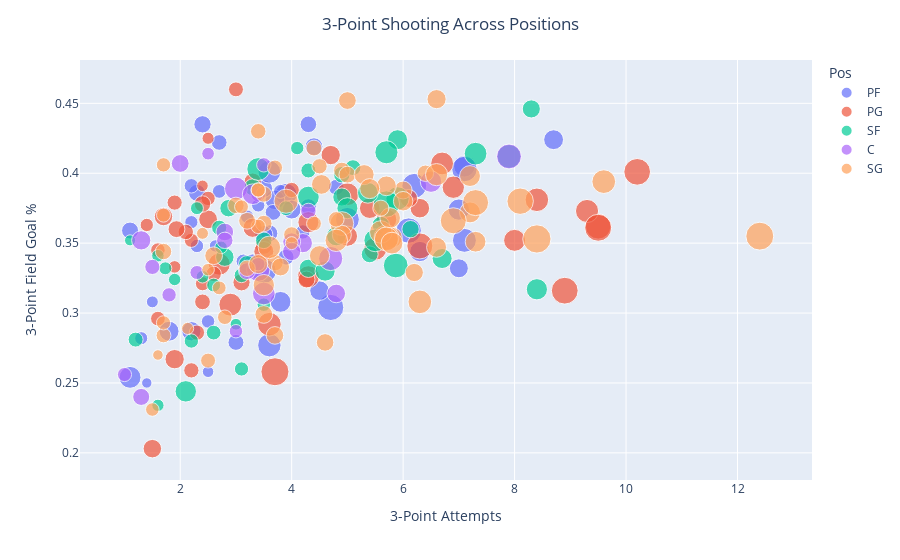

Notebook source saved alongside this figure:
### Code cell
plt.figure()

fig = px.scatter(df_3P_shooters, x = '3PA', y = '3P%', hover_data = [df_3P_shooters.index], size = 'FGA', color = 'Pos')

fig.update_layout(title_text = "3-Point Shooting Across Positions", title_x = 0.5, xaxis_title = '3-Point Attempts', yaxis_title = '3-Point Field Goal %')

fig.show();

### Figure 1 — Plotly figure (JSON) as saved in the notebook; plotly's stock layout.template omitted (floating-point values rounded to 4 significant figures)
{"data": [{"customdata": [["Aaron Gordon"], ["Anthony Davis"], ["Brandon Clarke"], ["Brandon Ingram"], ["Cameron Johnson"], ["Carmelo Anthony"], ["Christian Wood"], ["Danilo Gallinari"], ["Dario Šarić"], ["Darius Bazley"], ["Domantas Sabonis"], ["Dorian Finney-Smith"], ["Doug McDermott"], ["Draymond Green"], ["Dāvis Bertāns"], ["Eric Paschall"], ["Ersan İlyasova"], ["Giannis Antetokounmpo"], ["Grant Williams"], ["Harrison Barnes"], ["JaMychal Green"], ["Jayson Tatum"], ["Jeff Green"], ["Jerami Grant"], ["John Collins"], ["Juan Hernangómez"], ["Julius Randle"], ["Justin Jackson"], ["Kenrich Williams"], ["Kevin Love"], ["Kristaps Porziņģis"], ["Kyle Anderson"], ["Kyle Kuzma"], ["Lauri Markkanen"], ["Mario Hezonja"], ["Markieff Morris"], ["Marvin Williams"], ["Michael Porter Jr."], ["Mike Scott"], ["Nemanja Bjelica"], ["Omari Spellman"], ["P.J. Tucker"], ["P.J. Washington"], ["Pascal Siakam"], ["Paul Millsap"], ["Robert Covington"], ["Royce O'Neale"], ["Rudy Gay"], ["Rui Hachimura"], ["Thaddeus Young"], ["Tobias Harris"], ["Trey Lyles"]], "hovertemplate": "Pos=PF<br>3PA=%{x}<br>3P%=%{y}<br>FGA=%{marker.size}<br>Player=%{customdata[0]}<extra></extra>", "legendgroup": "PF", "marker": {"color": "#636efa", "size": [12.4, 17.7, 8.3, 17.7, 7.1, 13.5, 8.2, 13.2, 8.2, 5.2, 13.7, 7.4, 7.9, 7.3, 11.3, 10.7, 5, 19.7, 3.1, 11, 5.6, 18.6, 7.333, 8.9, 14.8, 6.033, 15.7, 5.2, 3.8, 13, 16.4, 4.9, 11, 11.8, 4.1, 7.2, 4.367, 7, 5.1, 9.1, 6, 5.9, 10.2, 18.4, 8.6, 10.3, 5.1, 8.9, 11.4, 9.4, 16.3, 5.4], "sizemode": "area", "sizeref": 0.05725, "symbol": "circle"}, "mode": "markers", "name": "PF", "orientation": "v", "showlegend": true, "type": "scatter", "x": [3.8, 3.5, 1.1, 6.2, 4.8, 3.9, 2.3, 7.1, 3.6, 2.3, 1.1, 4.3, 4.3, 3, 8.7, 2.2, 2.2, 4.7, 1.4, 3.7, 3.8, 7.1, 3.9, 3.5, 3.6, 3.133, 3.6, 2.5, 2.5, 7, 7.1, 1.3, 4.5, 6.3, 1.5, 3.667, 2.633, 2.7, 3.2, 4.4, 2.2, 4.2, 4, 6.1, 2.4, 7, 3.4, 3.3, 1.8, 3.5, 5, 2.7], "xaxis": "x", "y": [0.308, 0.33, 0.359, 0.391, 0.39, 0.385, 0.386, 0.405, 0.357, 0.348, 0.254, 0.376, 0.435, 0.279, 0.424, 0.287, 0.365, 0.304, 0.25, 0.381, 0.387, 0.403, 0.34, 0.389, 0.401, 0.337, 0.277, 0.294, 0.258, 0.374, 0.352, 0.282, 0.316, 0.344, 0.308, 0.372, 0.348, 0.422, 0.369, 0.419, 0.391, 0.358, 0.374, 0.359, 0.435, 0.332, 0.377, 0.336, 0.287, 0.356, 0.367, 0.387], "yaxis": "y"}, {"customdata": [["Aaron Holiday"], ["Alex Caruso"], ["Brad Wanamaker"], ["Chris Paul"], ["Cory Joseph"], ["D'Angelo Russell"], ["D.J. Augustin"], ["Damian Lillard"], ["Darius Garland"], ["De'Aaron Fox"], ["De'Anthony Melton"], ["Dejounte Murray"], ["Dennis Schröder"], ["Dennis Smith Jr."], ["Derrick Rose"], ["Devonte' Graham"], ["Elfrid Payton"], ["Emmanuel Mudiay"], ["Eric Bledsoe"], ["Frank Ntilikina"], ["Fred VanVleet"], ["George Hill"], ["Goran Dragić"], ["Isaiah Thomas"], ["Ish Smith"], ["Ja Morant"], ["Jalen Brunson"], ["Jamal Murray"], ["Jeff Teague"], ["Jevon Carter"], ["Jordan McLaughlin"], ["Kemba Walker"], ["Kris Dunn"], ["Ky Bowman"], ["Kyle Lowry"], ["LeBron James"], ["Lonzo Ball"], ["Luka Dončić"], ["Malcolm Brogdon"], ["Markelle Fultz"], ["Mike Conley"], ["Monte Morris"], ["Patrick Beverley"], ["Patty Mills"], ["Rajon Rondo"], ["Ricky Rubio"], ["Russell Westbrook"], ["Ryan Arcidiacono"], ["Shabazz Napier"], ["Terry Rozier"], ["Tomáš Satoranský"], ["Trae Young"], ["Tyus Jones"]], "hovertemplate": "Pos=PG<br>3PA=%{x}<br>3P%=%{y}<br>FGA=%{marker.size}<br>Player=%{customdata[0]}<extra></extra>", "legendgroup": "PG", "marker": {"color": "#EF553B", "size": [8.5, 4.5, 5.1, 12.7, 5.7, 18.53, 8.1, 20.4, 11.8, 16, 6.7, 9.7, 14.8, 6.2, 15.1, 15.3, 9.8, 6.1, 11.5, 5.8, 14.3, 6.4, 12.3, 10.7, 10.1, 14, 6.8, 15.2, 8.133, 4.2, 5.9, 15.9, 6.7, 7.1, 13.8, 19.4, 10.9, 20.6, 13.8, 10.7, 12.1, 7.8, 6.7, 9.1, 6.8, 10.6, 22.5, 3.8, 8.233, 14.9, 8.5, 20.8, 6.6], "sizemode": "area", "sizeref": 0.05725, "symbol": "circle"}, "mode": "markers", "name": "PG", "orientation": "v", "showlegend": true, "type": "scatter", "x": [3.3, 1.9, 1.4, 4.3, 2.2, 9.5, 3.5, 10.2, 5, 3.6, 2.3, 1.7, 5, 1.6, 2.9, 9.3, 1.5, 1.6, 3.5, 2.4, 6.9, 3, 5.7, 4.7, 2.5, 2.7, 2.1, 5.5, 1.933, 2.5, 2.5, 8.4, 2.2, 2.4, 8, 6.3, 6.3, 8.9, 4.3, 1.9, 5.4, 2.4, 4, 6.1, 2.6, 3.3, 3.7, 2.4, 4.267, 6.7, 3.1, 9.5, 1.9], "xaxis": "x", "y": [0.394, 0.333, 0.363, 0.365, 0.352, 0.362, 0.348, 0.401, 0.355, 0.292, 0.286, 0.369, 0.385, 0.296, 0.306, 0.373, 0.203, 0.345, 0.344, 0.321, 0.39, 0.46, 0.367, 0.413, 0.367, 0.335, 0.358, 0.346, 0.36, 0.425, 0.382, 0.381, 0.259, 0.308, 0.352, 0.348, 0.375, 0.316, 0.326, 0.267, 0.375, 0.378, 0.388, 0.382, 0.328, 0.361, 0.258, 0.391, 0.324, 0.407, 0.322, 0.361, 0.379], "yaxis": "y"}, {"customdata": [["Abdel Nader"], ["Andrew Wiggins"], ["Bojan Bogdanović"], ["Cam Reddish"], ["Cedi Osman"], ["Cody Martin"], ["Danuel House"], ["De'Andre Hunter"], ["Derrick Jones Jr."], ["Duncan Robinson"], ["Eric Gordon"], ["Glenn Robinson III"], ["Gordon Hayward"], ["Hamidou Diallo"], ["Isaac Bonga"], ["Jae Crowder"], ["James Ennis"], ["Jaylen Brown"], ["Jimmy Butler"], ["Joe Harris"], ["Joe Ingles"], ["Jonathan Isaac"], ["Josh Hart"], ["Kawhi Leonard"], ["Kelan Martin"], ["Kelly Oubre Jr."], ["Kent Bazemore"], ["Kevin Knox"], ["Kevin Porter Jr."], ["Khris Middleton"], ["Kyle Korver"], ["Marcus Morris"], ["Maurice Harkless"], ["Mikal Bridges"], ["Miles Bridges"], ["OG Anunoby"], ["Patrick McCaw"], ["Paul George"], ["Sekou Doumbouya"], ["Solomon Hill"], ["Sviatoslav Mykhailiuk"], ["T.J. Warren"], ["Taurean Prince"], ["Terrance Ferguson"], ["Tony Snell"], ["Torrey Craig"], ["Trevor Ariza"], ["Wesley Iwundu"], ["Will Barton"], ["Wilson Chandler"]], "hovertemplate": "Pos=SF<br>3PA=%{x}<br>3P%=%{y}<br>FGA=%{marker.size}<br>Player=%{customdata[0]}<extra></extra>", "legendgroup": "SF", "marker": {"color": "#00cc96", "size": [4.8, 17.53, 14.8, 9.6, 9.4, 4.3, 8.6, 10.8, 5.9, 9.4, 12.9, 8.733, 13.5, 6.4, 3.5, 8.6, 5.5, 15.6, 13.1, 11.4, 7.7, 9.8, 8.2, 19.9, 5.8, 14.8, 7.933, 6.2, 8.4, 15.3, 5.1, 12.37, 4.8, 6.6, 11.6, 8.2, 4.4, 16.3, 6.2, 4.567, 7.2, 14.9, 11.5, 3.9, 6.5, 4.6, 6.3, 4.5, 12.7, 5.2], "sizemode": "area", "sizeref": 0.05725, "symbol": "circle"}, "mode": "markers", "name": "SF", "orientation": "v", "showlegend": true, "type": "scatter", "x": [2.3, 5.867, 7.3, 4.3, 4.9, 1.6, 5.6, 4.8, 2.2, 8.3, 8.4, 2.867, 4.3, 1.2, 1.1, 6.133, 2.6, 5.9, 2.1, 5.9, 4.9, 2.8, 5.4, 5.7, 3.1, 5.5, 3.5, 3.1, 3.2, 5.7, 4.1, 5.367, 1.733, 2.7, 4.6, 3.3, 1.9, 7.9, 2.6, 2.733, 5.1, 3.4, 6.7, 3, 4.3, 2.4, 3.9, 1.6, 5, 3.5], "xaxis": "x", "y": [0.375, 0.334, 0.414, 0.332, 0.383, 0.234, 0.363, 0.355, 0.28, 0.446, 0.317, 0.375, 0.383, 0.281, 0.352, 0.36, 0.32, 0.382, 0.244, 0.424, 0.399, 0.34, 0.342, 0.378, 0.26, 0.352, 0.352, 0.327, 0.335, 0.415, 0.418, 0.386, 0.332, 0.361, 0.33, 0.39, 0.324, 0.412, 0.286, 0.347, 0.404, 0.403, 0.339, 0.292, 0.402, 0.326, 0.375, 0.341, 0.375, 0.306], "yaxis": "y"}, {"customdata": [["Al Horford"], ["Aron Baynes"], ["Bobby Portis"], ["Brook Lopez"], ["Cody Zeller"], ["Daniel Theis"], ["Dwight Powell"], ["Frank Kaminsky"], ["Gorgui Dieng"], ["Jaren Jackson Jr."], ["Joel Embiid"], ["Jonas Valančiūnas"], ["Karl-Anthony Towns"], ["Kelly Olynyk"], ["LaMarcus Aldridge"], ["Larry Nance Jr."], ["Luke Kornet"], ["Marc Gasol"], ["Maxi Kleber"], ["Meyers Leonard"], ["Moritz Wagner"], ["Myles Turner"], ["Naz Reid"], ["Nicolò Melli"], ["Nikola Jokić"], ["Nikola Vučević"], ["Serge Ibaka"], ["Thomas Bryant"]], "hovertemplate": "Pos=C<br>3PA=%{x}<br>3P%=%{y}<br>FGA=%{marker.size}<br>Player=%{customdata[0]}<extra></extra>", "legendgroup": "C", "marker": {"color": "#ab63fa", "size": [10.6, 9.1, 8.9, 9.9, 8.3, 6.6, 5.7, 7.9, 5.633, 13.2, 15.7, 10.6, 17.8, 5.9, 15, 7.7, 5.2, 6.3, 6.9, 4.6, 5.9, 9.5, 8.1, 5.4, 14.7, 16.7, 12.2, 9.1], "sizemode": "area", "sizeref": 0.05725, "symbol": "circle"}, "mode": "markers", "name": "C", "orientation": "v", "showlegend": true, "type": "scatter", "x": [4.2, 4, 2.8, 4.8, 1.3, 1.5, 1, 3.2, 2.3, 6.5, 3.4, 1.3, 7.9, 3.5, 3, 2.8, 3, 3.4, 4.3, 2.5, 1.8, 4, 3.2, 3.4, 3.5, 4.7, 3.3, 2], "xaxis": "x", "y": [0.35, 0.351, 0.358, 0.314, 0.24, 0.333, 0.256, 0.331, 0.329, 0.394, 0.331, 0.352, 0.412, 0.406, 0.389, 0.352, 0.287, 0.385, 0.373, 0.414, 0.313, 0.344, 0.33, 0.335, 0.314, 0.339, 0.385, 0.407], "yaxis": "y"}, {"customdata": [["Alec Burks"], ["Anfernee Simons"], ["Austin Rivers"], ["Avery Bradley"], ["Ben McLemore"], ["Bogdan Bogdanović"], ["Bradley Beal"], ["Bruce Brown"], ["Bryn Forbes"], ["Buddy Hield"], ["CJ McCollum"], ["Caris LeVert"], ["Coby White"], ["Collin Sexton"], ["Damion Lee"], ["Damyean Dotson"], ["Danny Green"], ["DeAndre' Bembry"], ["Delon Wright"], ["Derrick White"], ["Devin Booker"], ["Dillon Brooks"], ["Donovan Mitchell"], ["Donte DiVincenzo"], ["Dwayne Bacon"], ["E'Twaun Moore"], ["Evan Fournier"], ["Furkan Korkmaz"], ["Garrett Temple"], ["Gary Harris"], ["Gary Trent Jr."], ["Grayson Allen"], ["J.J. Redick"], ["James Harden"], ["Jarrett Culver"], ["Jeremy Lamb"], ["Jerome Robinson"], ["Jordan Clarkson"], ["Jordan Poole"], ["Josh Okogie"], ["Josh Richardson"], ["Jrue Holiday"], ["Justin Holiday"], ["Kendrick Nunn"], ["Kentavious Caldwell-Pope"], ["Kevin Huerter"], ["Landry Shamet"], ["Langston Galloway"], ["Lonnie Walker"], ["Lou Williams"], ["Luguentz Dort"], ["Malik Beasley"], ["Malik Monk"], ["Marco Belinelli"], ["Marcus Smart"], ["Matisse Thybulle"], ["Michael Carter-Williams"], ["Norman Powell"], ["Pat Connaughton"], ["RJ Barrett"], ["Rodney McGruder"], ["Seth Curry"], ["Shai Gilgeous-Alexander"], ["Shake Milton"], ["Spencer Dinwiddie"], ["Terence Davis"], ["Terrence Ross"], ["Tim Hardaway Jr."], ["Timothé Luwawu-Cabarrot"], ["Treveon Graham"], ["Troy Brown Jr."], ["Tyler Herro"], ["Wayne Ellington"], ["Wesley Matthews"], ["Zach LaVine"]], "hovertemplate": "Pos=SG<br>3PA=%{x}<br>3P%=%{y}<br>FGA=%{marker.size}<br>Player=%{customdata[0]}<extra></extra>", "legendgroup": "SG", "marker": {"color": "#FFA15A", "size": [11.13, 7.7, 7.4, 7.8, 7.7, 12.6, 22.9, 7.7, 9.2, 16.1, 19.4, 16.3, 12.2, 16.7, 10.4, 6, 7, 5.3, 5.6, 8.1, 18.3, 14.6, 19.4, 7.7, 6.3, 7.8, 14.1, 7.8, 9.5, 9.3, 7.2, 6.6, 10.5, 22.3, 9, 10.4, 5.467, 12.1, 8.8, 6.4, 11.7, 16.5, 6.7, 13.6, 7.3, 10.9, 7.4, 8.2, 5.9, 14.4, 6.1, 11.2, 8.9, 5.5, 11.4, 4.1, 5.8, 11.5, 4.5, 13, 3.2, 9, 14.5, 6.9, 16, 6.1, 12.3, 12.5, 5.7, 4.233, 9, 11.5, 4.8, 6.3, 20], "sizemode": "area", "sizeref": 0.05725, "symbol": "circle"}, "mode": "markers", "name": "SG", "orientation": "v", "showlegend": true, "type": "scatter", "x": [4.533, 3.2, 4, 3.5, 6.4, 7.2, 8.4, 1.7, 6, 9.6, 7.3, 4.9, 5.8, 3.9, 4.9, 3.4, 4.8, 1.5, 1.7, 3.2, 5.7, 5.6, 6.9, 3.7, 1.7, 3, 6.6, 4.9, 6.2, 3.8, 4.4, 3.7, 6.6, 12.4, 3.5, 3.4, 2.7, 5.767, 4.6, 2.5, 4.5, 5.7, 4.5, 5.8, 3.5, 6, 5.6, 5, 1.7, 4.8, 2.8, 5.7, 3.7, 3.1, 6.6, 2.4, 1.7, 5.3, 2.5, 3.5, 1.6, 5, 3.6, 3.4, 6.3, 3.4, 7.3, 7.2, 3.4, 2.133, 2.6, 5.4, 4, 4.4, 8.1], "xaxis": "x", "y": [0.392, 0.332, 0.356, 0.364, 0.4, 0.372, 0.353, 0.344, 0.388, 0.394, 0.379, 0.364, 0.354, 0.38, 0.356, 0.362, 0.367, 0.231, 0.37, 0.366, 0.354, 0.358, 0.366, 0.336, 0.284, 0.377, 0.399, 0.402, 0.329, 0.333, 0.418, 0.404, 0.453, 0.355, 0.299, 0.335, 0.318, 0.368, 0.279, 0.266, 0.341, 0.353, 0.405, 0.35, 0.385, 0.38, 0.375, 0.399, 0.406, 0.352, 0.297, 0.391, 0.284, 0.376, 0.347, 0.357, 0.293, 0.399, 0.331, 0.32, 0.27, 0.452, 0.347, 0.43, 0.308, 0.388, 0.351, 0.398, 0.388, 0.289, 0.341, 0.389, 0.35, 0.364, 0.38], "yaxis": "y"}], "layout": {"legend": {"itemsizing": "constant", "title": {"text": "Pos"}, "tracegroupgap": 0}, "margin": {"t": 60}, "title": {"text": "3-Point Shooting Across Positions", "x": 0.5}, "xaxis": {"anchor": "y", "domain": [0, 1], "title": {"text": "3-Point Attempts"}}, "yaxis": {"anchor": "x", "domain": [0, 1], "title": {"text": "3-Point Field Goal %"}}}}
